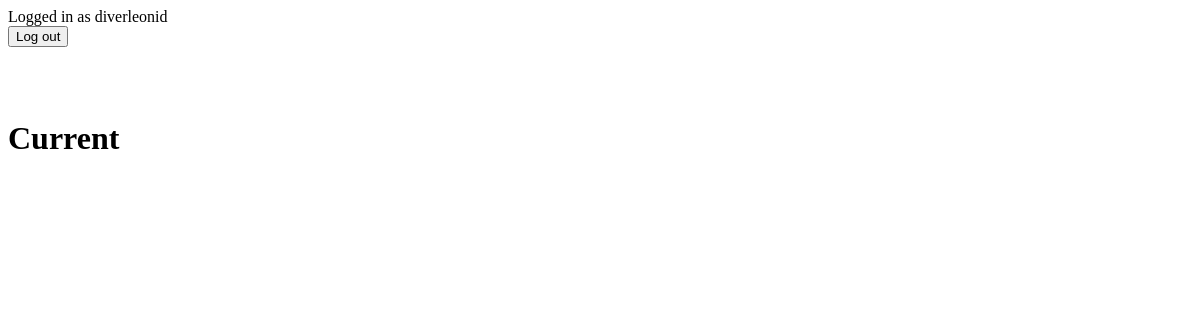
The page /current/ (signed in) on the database as committed earlier.
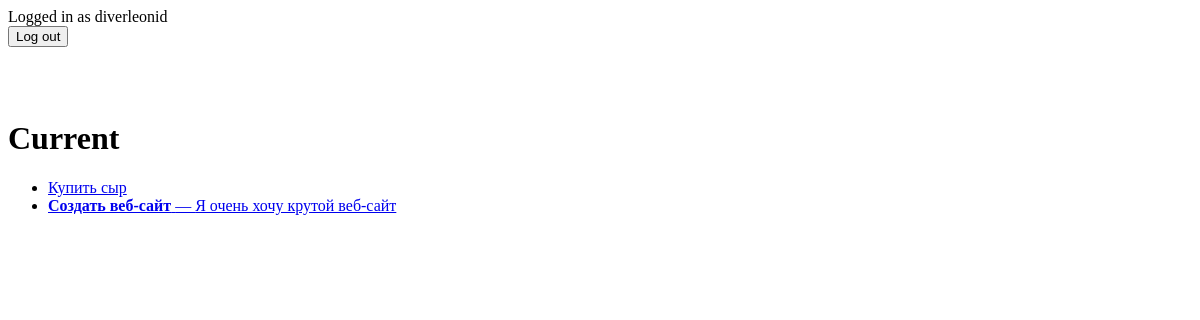
The same page on the database as committed later.
### todoapp/models.py (models this page shows, shortened)
class ToDoList(models.Model):
    title = models.CharField(max_length=100)
    memo = models.TextField(blank=True)
    created = models.DateTimeField(auto_now_add=True)
    datecompleted = models.DateTimeField(null=True, blank=True)
    important = models.BooleanField(default=False)
    user = models.ForeignKey(User, on_delete=models.CASCADE)

### todoapp/views.py (the view)
# urls.py: path('current/', views.currenttodos, name='currenttodos'),
def currenttodos(request):
    todos = ToDoList.objects.filter(user=request.user, datecompleted__isnull=True)
    return render(request, 'todoapp/currenttodos.html', {'todos': todos})

### todoapp/templates/todoapp/currenttodos.html (shortened to what this page needs)
{% extends 'todoapp/base.html' %}
{% block content %}
    <h1>Current</h1>
    <ul>
        {% for todo in todos %}
        <li>
            <a href="{% url 'viewtodo' todo.id %}">
            {% if todo.important %}<b>{% endif %}{{ todo.title }}{% if todo.important %}</b>{% endif %}
            {% if todo.memo %} &mdash; {{ todo.memo }}{% endif %}
            </a>
        </li>
        {% endfor %}
    </ul>
{% endblock %}

Rows that differ between the two databases and show on the page:
added ToDoList: title "Купить сыр"
added ToDoList: title "Создать веб-сайт", memo "Я очень хочу крутой веб-сайт"
